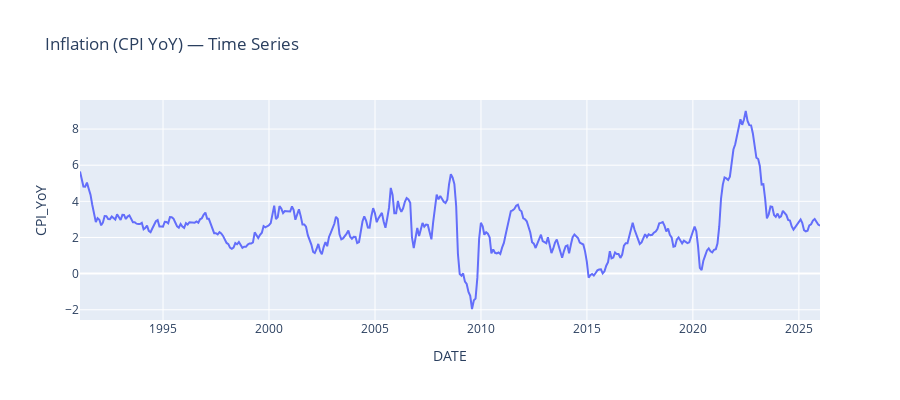
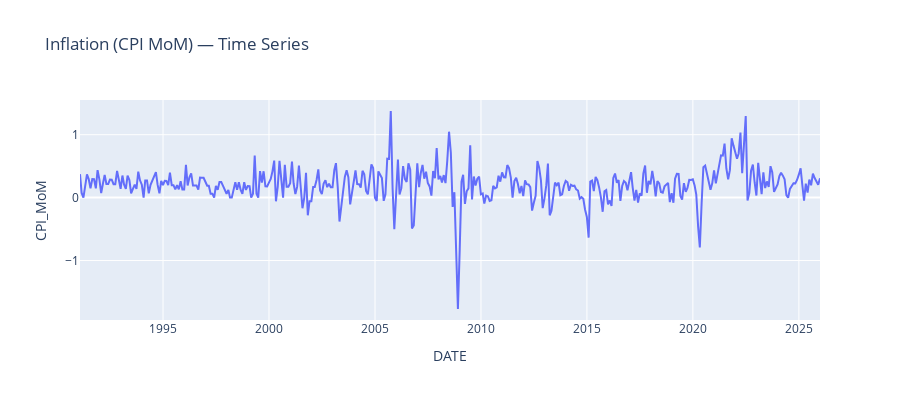
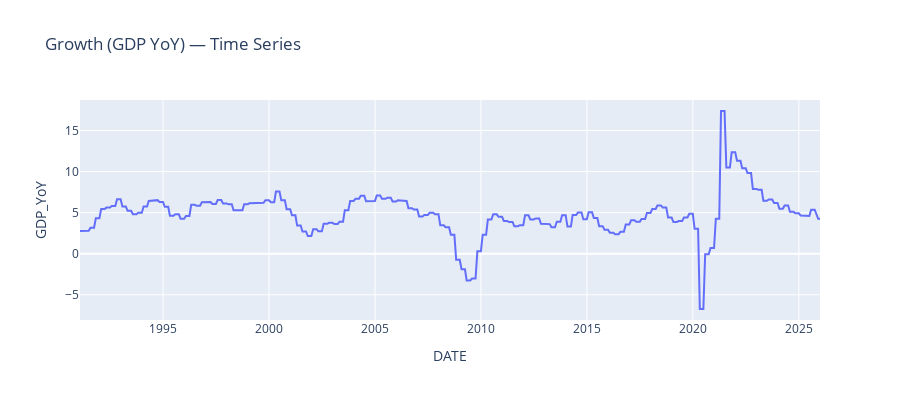
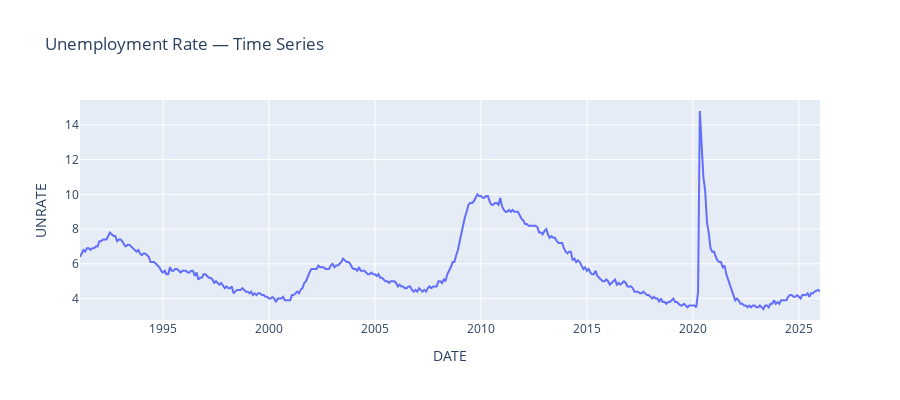

These figures' notebook cell, in order:
### Code cell
# time series chart for every metric

plot_df = prepare_plot_df(dash)

for name, meta in METRICS.items():
    col = meta["column"]

    fig = px.line(
        plot_df,
        x="DATE",
        y=col,
        title=f"{name} — Time Series",
    )
    fig.update_layout(height=400)
    fig.show()

### Figure 1 — Plotly figure (JSON) as saved in the notebook; plotly's stock layout.template omitted (floating-point values rounded to 4 significant figures; data arrays with more than 128 entries replaced by an {"elided": "..."} marker saying what was removed)
{"data": [{"hovertemplate": "DATE=%{x}<br>CPI_YoY=%{y}<extra></extra>", "legendgroup": "", "line": {"color": "#636efa", "dash": "solid"}, "marker": {"symbol": "circle"}, "mode": "lines", "name": "", "orientation": "v", "showlegend": false, "type": "scatter", "x": {"elided": "419 str values"}, "xaxis": "x", "y": {"elided": "419 float values"}, "yaxis": "y"}], "layout": {"height": 400, "legend": {"tracegroupgap": 0}, "title": {"text": "Inflation (CPI YoY) — Time Series"}, "xaxis": {"anchor": "y", "domain": [0, 1], "title": {"text": "DATE"}}, "yaxis": {"anchor": "x", "domain": [0, 1], "title": {"text": "CPI_YoY"}}}}

### Figure 2 — Plotly figure (JSON) as saved in the notebook; plotly's stock layout.template omitted (floating-point values rounded to 4 significant figures; data arrays with more than 128 entries replaced by an {"elided": "..."} marker saying what was removed)
{"data": [{"hovertemplate": "DATE=%{x}<br>CPI_MoM=%{y}<extra></extra>", "legendgroup": "", "line": {"color": "#636efa", "dash": "solid"}, "marker": {"symbol": "circle"}, "mode": "lines", "name": "", "orientation": "v", "showlegend": false, "type": "scatter", "x": {"elided": "419 str values"}, "xaxis": "x", "y": {"elided": "419 float values"}, "yaxis": "y"}], "layout": {"height": 400, "legend": {"tracegroupgap": 0}, "title": {"text": "Inflation (CPI MoM) — Time Series"}, "xaxis": {"anchor": "y", "domain": [0, 1], "title": {"text": "DATE"}}, "yaxis": {"anchor": "x", "domain": [0, 1], "title": {"text": "CPI_MoM"}}}}

### Figure 3 — Plotly figure (JSON) as saved in the notebook; plotly's stock layout.template omitted (floating-point values rounded to 4 significant figures; data arrays with more than 128 entries replaced by an {"elided": "..."} marker saying what was removed)
{"data": [{"hovertemplate": "DATE=%{x}<br>GDP_YoY=%{y}<extra></extra>", "legendgroup": "", "line": {"color": "#636efa", "dash": "solid"}, "marker": {"symbol": "circle"}, "mode": "lines", "name": "", "orientation": "v", "showlegend": false, "type": "scatter", "x": {"elided": "419 str values"}, "xaxis": "x", "y": {"elided": "419 float values"}, "yaxis": "y"}], "layout": {"height": 400, "legend": {"tracegroupgap": 0}, "title": {"text": "Growth (GDP YoY) — Time Series"}, "xaxis": {"anchor": "y", "domain": [0, 1], "title": {"text": "DATE"}}, "yaxis": {"anchor": "x", "domain": [0, 1], "title": {"text": "GDP_YoY"}}}}

### Figure 4 — Plotly figure (JSON) as saved in the notebook; plotly's stock layout.template omitted (floating-point values rounded to 4 significant figures; data arrays with more than 128 entries replaced by an {"elided": "..."} marker saying what was removed)
{"data": [{"hovertemplate": "DATE=%{x}<br>UNRATE=%{y}<extra></extra>", "legendgroup": "", "line": {"color": "#636efa", "dash": "solid"}, "marker": {"symbol": "circle"}, "mode": "lines", "name": "", "orientation": "v", "showlegend": false, "type": "scatter", "x": {"elided": "419 str values"}, "xaxis": "x", "y": {"elided": "419 float values"}, "yaxis": "y"}], "layout": {"height": 400, "legend": {"tracegroupgap": 0}, "title": {"text": "Unemployment Rate — Time Series"}, "xaxis": {"anchor": "y", "domain": [0, 1], "title": {"text": "DATE"}}, "yaxis": {"anchor": "x", "domain": [0, 1], "title": {"text": "UNRATE"}}}}
